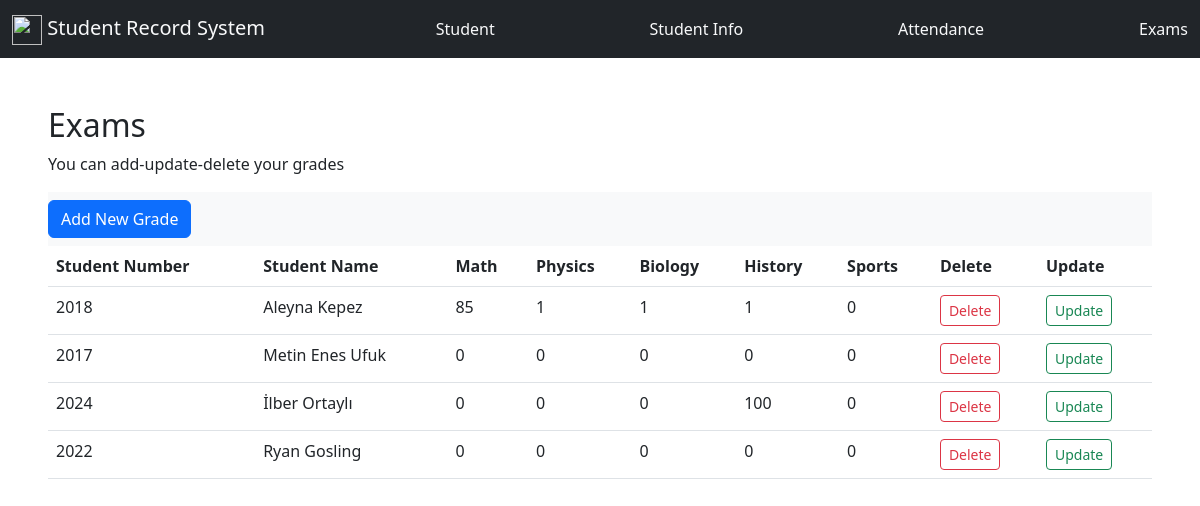
/exams, run on the app's committed database.
### tables this page shows
CREATE TABLE "EXAMS" (
	"stu"	INTEGER NOT NULL UNIQUE,
	"math"	INTEGER,
	"physics"	INTEGER,
	"biology"	INTEGER,
	"history"	INTEGER,
	"sports"	INTEGER,
	"id"	INTEGER NOT NULL,
	FOREIGN KEY("stu") REFERENCES "STUDENTS"("stuId") ON DELETE CASCADE ON UPDATE CASCADE,
	PRIMARY KEY("id" AUTOINCREMENT)
);

CREATE TABLE "STUDENTS" (
	"stuId"	INTEGER NOT NULL,
	"StuName"	VARCHAR(50) NOT NULL,
	PRIMARY KEY("stuId" AUTOINCREMENT)
);

### server.py (the view)
@app.route("/exams")
def exams():
    with sql.connect("database3.db") as con:
        con.row_factory = sql.Row
        cursor=con.cursor()
        cursor.execute("PRAGMA foreign_keys = ON")
        query="""SELECT EXAMS.*, STUDENTS.StuName
                FROM EXAMS
                JOIN STUDENTS ON EXAMS.stu = STUDENTS.stuId;
                """
        cursor.execute(query)
        students = cursor.fetchall()
    return render_template("exams/exams.html",students=students)

### templates/exams/exams.html
{% extends "layout.html" %}
{% block main %}
<div class="p-5">
    <h2>Exams</h2>
    <p>You can add-update-delete your grades</p>
    <nav class="navbar bg-light">
        <a href="/exams/add_exams" class="btn btn-primary">Add New Grade</a>
    </nav>
    <table class="table">
        <thead>
          <tr>
            <th scope="col">Student Number</th>
            <th scope="col">Student Name</th>
            <th scope="col">Math</th>
            <th scope="col">Physics</th>
            <th scope="col">Biology</th>
            <th scope="col">History</th>
            <th scope="col">Sports</th>
            <th scope="col">Delete</th>
            <th scope="col">Update</th>
          </tr>
        </thead>
        <tbody>
            {% for student in students %}
            <tr>
                <td>{{ student.stu }}</td>
                <td>{{ student.StuName }}</td>
                <td>{{ student.math }}</td>
                <td>{{ student.physics }}</td>
                <td>{{ student.biology }}</td>
                <td>{{ student.history }}</td>
                <td>{{ student.sports}}</td>
                <td><a href="/delete_exams/{{ student.id}}" class="btn btn-outline-danger btn-sm"> Delete </a></td>
                <td><a href="/edit_exams/{{ student.id}}" class="btn btn-outline-success btn-sm"> Update </a></td>
            </tr>
            {% endfor %}
        </tbody>
      </table>
</div>
{% endblock main %}

### data on the page
EXAMS: stu "2018", StuName "Aleyna Kepez", math "85", physics "1", biology "1", history "1", sports "0"
EXAMS: stu "2017", StuName "Metin Enes Ufuk", math "0", physics "0", biology "0", history "0", sports "0"
EXAMS: stu "2024", StuName "İlber Ortaylı", math "0", physics "0", biology "0", history "100", sports "0"
EXAMS: stu "2022", StuName "Ryan Gosling", math "0", physics "0", biology "0", history "0", sports "0"
